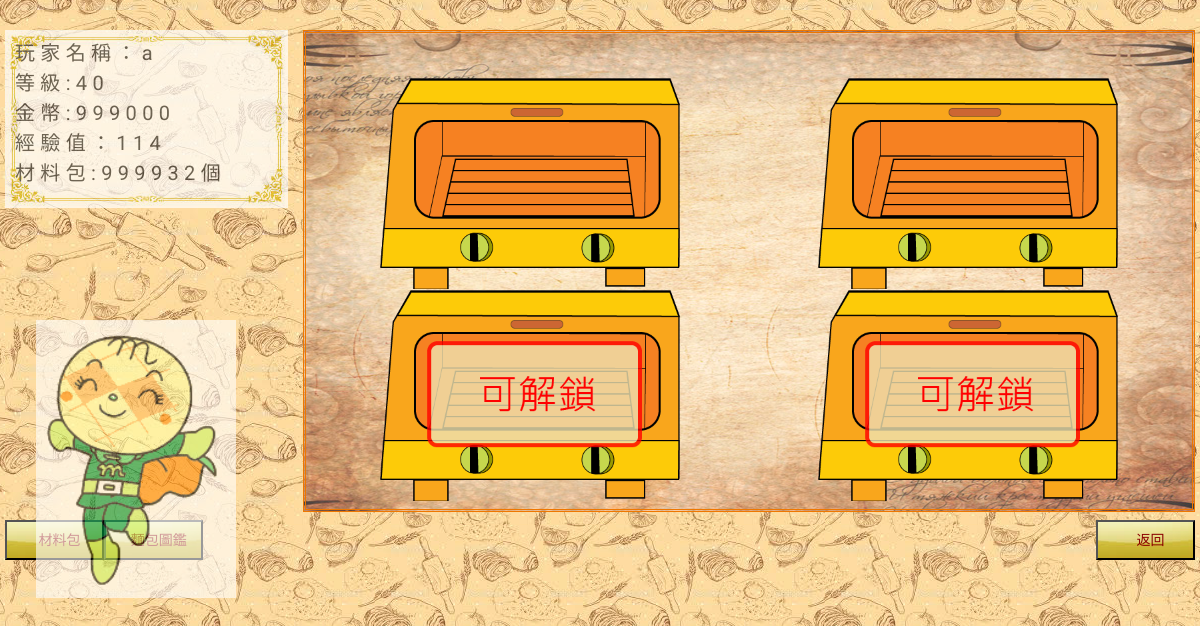
/bake.php (signed in), run on an earlier commit of the app's database.
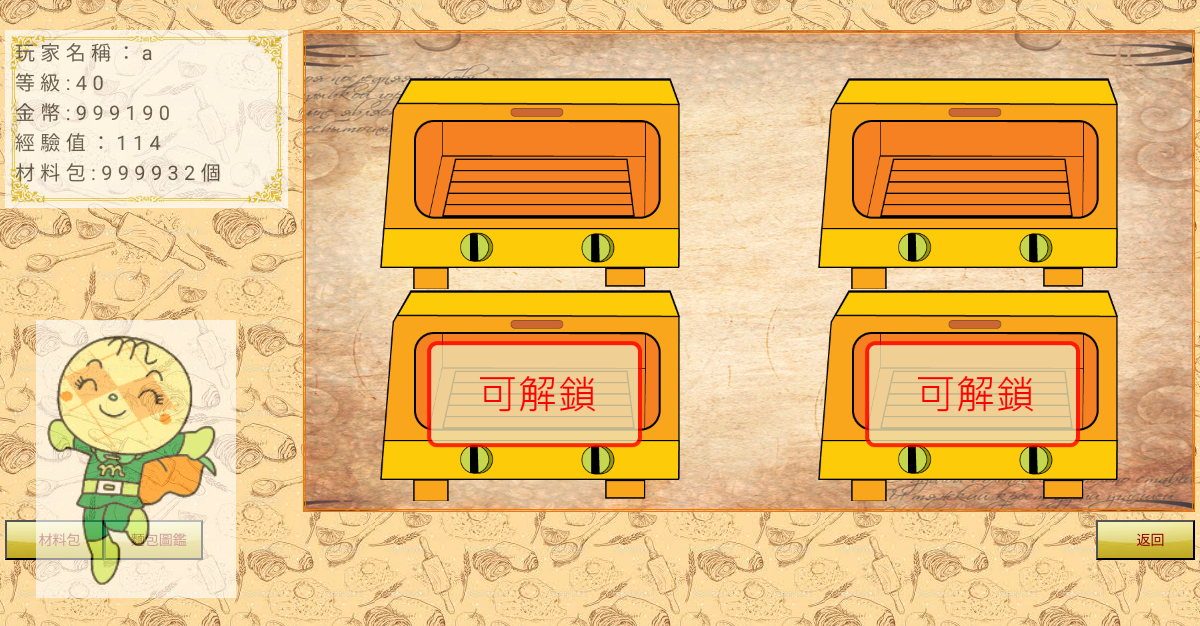
And on a later commit of the database.
### tables this page shows
CREATE TABLE IF NOT EXISTS `player` (
  `pid` varchar(30) NOT NULL,
  `pname` varchar(30) NOT NULL,
  `pwd` varchar(20) NOT NULL,
  `exp` int(11) NOT NULL DEFAULT '0',
  `level` int(11) NOT NULL DEFAULT '1',
  `coin` int(11) NOT NULL DEFAULT '500',
  `material` int(11) NOT NULL
);

### bake.php (the view, shortened to what this page needs)
<?php
    include"config.php";
    $pid=$_SESSION['uID'];
?>
<!DOCTYPE html>
<html lang="en">
<head>
    <link rel="stylesheet" href="https://maxcdn.bootstrapcdn.com/bootstrap/3.3.1/css/bootstrap.min.css">
    <link rel="stylesheet" href="https://maxcdn.bootstrapcdn.com/bootstrap/3.3.1/css/bootstrap-theme.min.css">
    <link rel="stylesheet" href="css/bake.css">
</head>
<body>
<div class="container-fluid">
    <div class="row" id="wrapper">
        <div class="col-md-12" id="section1">
            <div class="row no-gutter" id="section1-1">
                <div class="col-md-3" id="leftbar">
                    <?php
                        $sql1 = "select  * from player  where pid='$pid'";
                        $results1=mysqli_query($conn,$sql1);
                        if($rows=mysqli_fetch_array($results1)){
                            echo"<div id=\"column\">",
                                "玩家名稱：".$rows["pname"]."</br>",
                                "等級:".$rows["level"]."</br>",
                                "金幣:".$rows["coin"]."</br>",
                                "經驗值：".$rows["exp"]."</br>",
                                "材料包:".$rows["material"]."個<br></div>";
                        }
                    ?>
                </div>
                <div class="col-md-9" id="main">
                    <div class="container-fluid" id="main_in">
                        <div class="row">
                            <div class="col-md-6" id="oven1">
                                <button type="button" id="oven1_b" class="oven btn btn-link btn-block" data-toggle="modal" data-target="#put_material1"></button><?php echo "<span id=\"upper\" class=\"timer1 label label-info\"></span>";?>
                            </div>
                            <div class="col-md-6" id="oven2">
                                <button type="button" id="oven2_b" class="oven btn btn-link btn-block" data-toggle="modal" data-target="#put_material2"></button><?php echo "<span id=\"upper\" class=\"timer2 label label-info\"></span>";?>
                            </div>
                        </div>
                        <div class="row">
                            <div class="col-md-6" id="oven3">
                                <button type="button" id="oven3_b" class="oven btn btn-link btn-block" data-toggle="modal" data-target="#put_material3"></button><?php echo "<span id=\"upper\" class=\"timer3 label label-info\"></span>";?>
                            </div>
                            <div class="col-md-6" id="oven4">
                                <button type="button" id="oven4_b" class="oven btn btn-link btn-block" data-toggle="modal" data-target="#put_material4"></button><?php echo "<span id=\"upper\" class=\"timer4 label label-info\"></span>";?>
                            </div>
                        </div>
                    </div>
                </div>
            </div>
            <div class="row no-gutter">
                <div class="col-md-12" id="space"> </div>
            </div>
            <div class="row no-gutter" id="button">
                <div class="col-md-1 col-xs-4">
                </div>
                <div class="col-md-1 col-xs-4">
                </div>
                <div class="col-md-1 col-xs-4 col-md-offset-9">
                    <button class="buttons btn-block" onclick="self.location.href='kitchen.php'">返回</button>
                </div>
            </div>
        </div>
    </div>
	<div id="picture">
		<p><img src="img/m7.gif"width="200"/ ></p>
	</div>
</div>
</body>
</html>

What changed in the data, as far as the page shows it:
changed player: coin "999000" → "999190"
